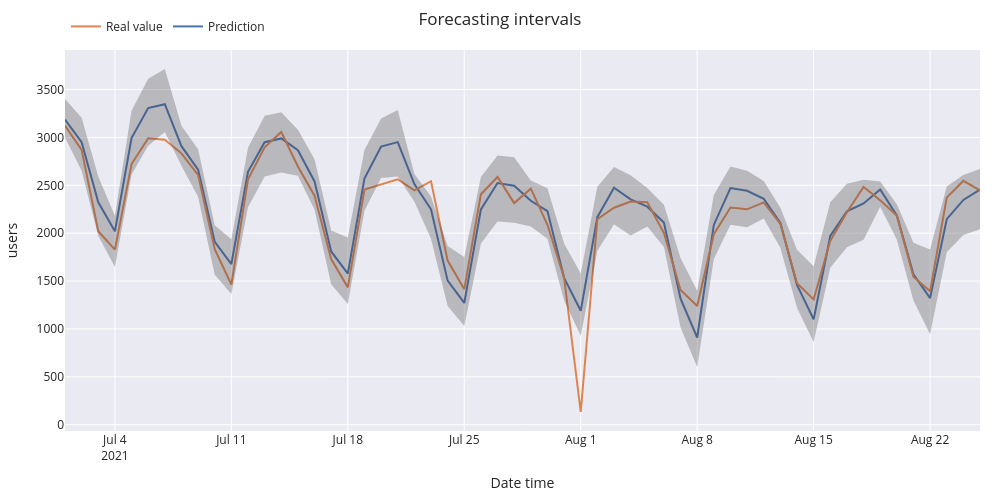

Source (notebook cell):
### Code cell
# Plot prediction intervals vs real value
# ==============================================================================
fig = go.Figure([
    go.Scatter(
        name='Prediction',
        x=predictions.index,
        y=predictions['pred'],
        mode='lines',
    ),
    go.Scatter(
        name='Real value',
        x=data_test.index,
        y=data_test.loc[:, 'users'],
        mode='lines',
    ),
    go.Scatter(
        name='Upper Bound',
        x=predictions.index,
        y=predictions['upper_bound'],
        mode='lines',
        marker=dict(color="#444"),
        line=dict(width=0),
        showlegend=False
    ),
    go.Scatter(
        name='Lower Bound',
        x=predictions.index,
        y=predictions['lower_bound'],
        marker=dict(color="#444"),
        line=dict(width=0),
        mode='lines',
        fillcolor='rgba(68, 68, 68, 0.3)',
        fill='tonexty',
        showlegend=False
    )
])
fig.update_layout(
    title="Forecasting intervals",
    xaxis_title="Date time",
    yaxis_title="users",
    width=1000,
    height=500,
    margin=dict(l=20, r=20, t=35, b=20),
    hovermode="x",
    legend=dict(orientation="h", yanchor="top", y=1.1, xanchor="left", x=0.001)
)
fig.show()
